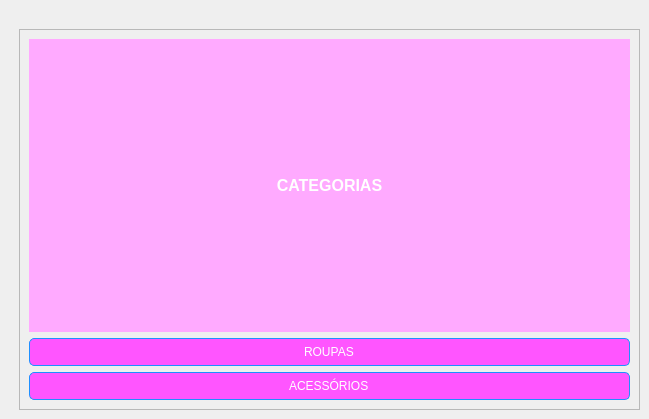
                <widget class="QWidget" name="tab">
                 <property name="styleSheet">
                  <string notr="true">/* Define a cor dos botões */
QTabWidget::tab {
    background-color: #ff55ff; /* Azul */
    color: white;
    border-radius: 5px;
    padding: 5px 10px;
}

/* Define a cor quando o mouse estiver em cima do botão */
QTabWidget::tab:hover {
    background-color: white;
    color: #1e90ff; /* Azul */
}

/* Define a cor do botão ativo */
QTabWidget::tab:selected {
    background-color: white;
    color: #ff55ff; /* Azul */
}

/* Define a cor do texto dentro dos botões */
QTabWidget::tab::disabled {
    color: gray;
}</string>
                 </property>
                 <attribute name="title">
                  <string>Categorias</string>
                 </attribute>
                 <widget class="QFrame" name="frame_6">
                  <property name="geometry">
                   <rect>
                    <x>19</x>
                    <y>29</y>
                    <width>621</width>
                    <height>381</height>
                   </rect>
                  </property>
                  <property name="frameShape">
                   <enum>QFrame::StyledPanel</enum>
                  </property>
                  <property name="frameShadow">
                   <enum>QFrame::Raised</enum>
                  </property>
                  <layout class="QGridLayout" name="gridLayout">
                   <item row="0" column="0">
                    <widget class="QLabel" name="label_7">
                     <property name="styleSheet">
                      <string notr="true">background-color: rgb(238, 213, 210);
background-color: rgb(255, 170, 255);</string>
                     </property>
                     <property name="text">
                      <string>&lt;html&gt;&lt;head/&gt;&lt;body&gt;&lt;p align=&quot;center&quot;&gt;&lt;span style=&quot; font-size:12pt; font-weight:600; color:#ffffff;&quot;&gt;CATEGORIAS&lt;/span&gt;&lt;/p&gt;&lt;/body&gt;&lt;/html&gt;</string>
                     </property>
                    </widget>
                   </item>
                   <item row="1" column="0">
                    <widget class="QLineEdit" name="lineEdit">
                     <property name="styleSheet">
                      <string notr="true">/* Define a cor de fundo e a borda do QLineEdit */
QLineEdit {
    background-color: #ff55ff; /* Azul */
    border-radius: 5px;
    border: 1px solid #1e90ff; /* Azul */
    padding: 5px 10px;
    color: white;
}

/* Define a cor quando o mouse estiver em cima do QLineEdit */
QLineEdit:hover {
    background-color: white;
    border: 1px solid #1e90ff; /* Azul */
    color: #1e90ff; /* Azul */
}

/* Define a cor do texto dentro do QLineEdit */
QLineEdit:focus {
    background-color: white;
    border: 1px solid #1e90ff; /* Azul */
    color: #1e90ff; /* Azul */
}</string>
                     </property>
                     <property name="text">
                      <string>ROUPAS</string>
                     </property>
                     <property name="alignment">
                      <set>Qt::AlignCenter</set>
                     </property>
                     <property name="placeholderText">
                      <string>ROUPAS</string>
                     </property>
                    </widget>
                   </item>
                   <item row="2" column="0">
                    <widget class="QLineEdit" name="lineEdit_2">
                     <property name="styleSheet">
                      <string notr="true">/* Define a cor de fundo e a borda do QLineEdit */
QLineEdit {
    background-color: #ff55ff; /* Azul */
    border-radius: 5px;
    border: 1px solid #1e90ff; /* Azul */
    padding: 5px 10px;
    color: white;
}

/* Define a cor quando o mouse estiver em cima do QLineEdit */
QLineEdit:hover {
    background-color: white;
    border: 1px solid #1e90ff; /* Azul */
    color: #1e90ff; /* Azul */
}

/* Define a cor do texto dentro do QLineEdit */
QLineEdit:focus {
    background-color: white;
    border: 1px solid #1e90ff; /* Azul */
    color: #1e90ff; /* Azul */
}</string>
                     </property>
                     <property name="text">
                      <string>ACESSÓRIOS</string>
                     </property>
                     <property name="alignment">
                      <set>Qt::AlignCenter</set>
                     </property>
                     <property name="placeholderText">
                      <string>ACESSÓRIOS</string>
                     </property>
                    </widget>
                   </item>
                  </layout>
                 </widget>
                </widget>
